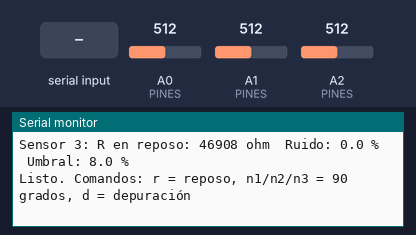
This sketch was run on a simulated Arduino Uno, built with avr-gcc and run on an emulated ATmega328P. Parts: the last lines printed to the serial monitor. The inputs (shaded band) are chosen by the test bench; at power-on: A0 (PINES) = 512, A1 (PINES) = 512, A2 (PINES) = 512.

Above: at 6.3 s.
6.4 s: A0 (PINES) set to 716
At 6.85 s:
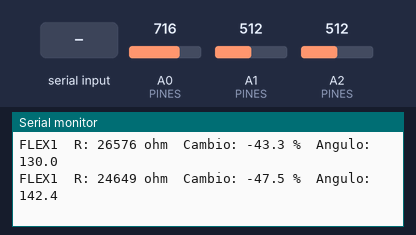
8.3 s: A1 (PINES) set to 716
At 8.34 s:
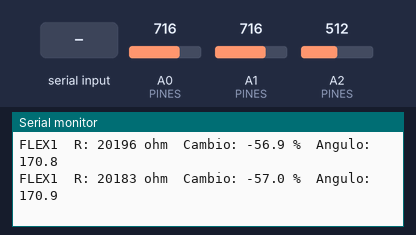
11.3 s: A2 (PINES) set to 306
At 12.3 s:
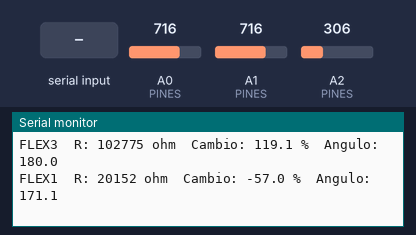
14.3 s: "d90\n" received over Serial
17.3 s: "d,45\n" received over Serial
20.3 s: A0 (PINES) set to 900
At 21.4 s:
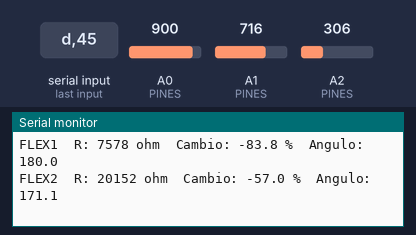
Timing chart, 0 to 23.3 s (numbered marks = the images above; inputs shaded):
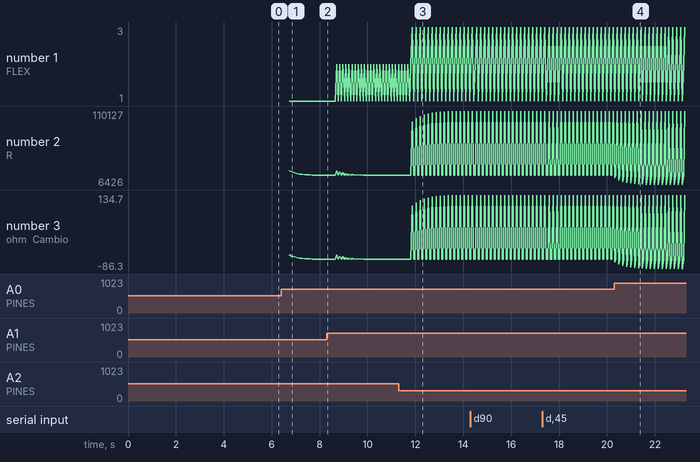

Measured:
- after the input at 6.4 s, the serial monitor: prints a new line after 0.34 s (image 1)
- after the input at 11.3 s, the serial monitor: prints a new line after 0.57 s (image 3)
- after the input at 20.3 s, the serial monitor: prints a new line at once (image 4)
- plotted number 1: 1 → 2 after the input at 8.3 s

The sketch:

flex_3_sensores.ino
```cpp
// Lectura de 3 sensores flex 2.2" en Arduino Uno
// Conexión (cada sensor): 5V -> Flex -> nodo -> 47k -> GND ; nodo -> A0 / A1 / A2
//
// Al arrancar mide la resistencia de cada sensor RECTO y su ruido
// (no los toques durante ~3 s) y luego solo imprime los que se flexionan.
//
// Comandos por monitor serial (escribe y Enter):
//   r  -> recalibrar reposo de los 3 sensores (todos rectos)
//   n1 -> guardar la posición actual del sensor 1 como 90° (igual n2, n3)
//   d  -> activar/desactivar modo depuración (imprime todas las lecturas)

#include <EEPROM.h>

const int NUM_SENSORES = 3;
const int PINES[NUM_SENSORES] = { A0, A1, A2 };

const float VCC = 5.0;            // Voltaje de alimentación
const float R_DIV = 47000.0;      // Resistencia fija del divisor (medila con multímetro y ponla aquí)

// % de cambio de resistencia a 90° si aún no se ha calibrado con 'n'
const float CAMBIO_90_DEFECTO = 30.0;

// Detección de flexión (porcentaje de cambio respecto a la resistencia en reposo)
const float UMBRAL_MIN    = 8.0;  // % mínimo para considerar flexión
const float UMBRAL_MAX    = 12.0; // % máximo (tope aunque el ruido sea alto)
const float FACTOR_RUIDO  = 3.0;  // El umbral será FACTOR_RUIDO veces el ruido (desviación estándar)
const int   CONFIRMAR     = 4;    // Lecturas seguidas sobre el umbral para confirmar flexión

const int   MUESTRAS      = 16;   // Promedio de lecturas por ciclo
const float ALFA          = 0.3;  // Filtro exponencial (0..1, menor = más suave)
const float ALFA_REPOSO   = 0.01; // Velocidad con la que se reajusta el reposo (deriva lenta)

const int   EEPROM_DIR    = 0;    // Dirección donde se guarda la calibración de 90°
const long  EEPROM_FIRMA  = 0x464C5833; // "FLX3": indica que hay calibración válida

struct Calibracion {
  long firma;
  float cambio90[NUM_SENSORES];   // % de cambio de resistencia a 90° (puede ser negativo)
};

struct Sensor {
  int pin;
  float rReposo;                  // Resistencia del sensor recto
  float cambio90;
  float umbralOn;                 // Umbral calculado en la calibración
  float umbralOff;
  float rFiltrada;
  bool flexionando;
  int contador;
};

Sensor sensores[NUM_SENSORES];
bool depurar = false;

float adcAResistencia(float adc) {
  if (adc < 1) adc = 1;           // Evita división entre cero
  float voltaje = adc * VCC / 1023.0;
  return R_DIV * (VCC / voltaje - 1.0);
}

float leerResistencia(int pin, int muestras) {
  // Al cambiar de canal el ADC necesita estabilizarse: se descartan las primeras lecturas
  analogRead(pin);
  delayMicroseconds(100);
  analogRead(pin);
  long suma = 0;
  for (int i = 0; i < muestras; i++) {
    suma += analogRead(pin);
    delay(1);
  }
  return adcAResistencia((float)suma / muestras);
}

void guardarCalibracion() {
  Calibracion cal;
  cal.firma = EEPROM_FIRMA;
  for (int i = 0; i < NUM_SENSORES; i++) cal.cambio90[i] = sensores[i].cambio90;
  EEPROM.put(EEPROM_DIR, cal);
}

void cargarCalibracion() {
  Calibracion cal;
  EEPROM.get(EEPROM_DIR, cal);
  bool valida = (cal.firma == EEPROM_FIRMA);

  for (int i = 0; i < NUM_SENSORES; i++) {
    float c = cal.cambio90[i];
    Serial.print("Sensor ");
    Serial.print(i + 1);
    if (valida && !isnan(c) && c != 0) {
      sensores[i].cambio90 = c;
      Serial.print(": calibración 90 grados cargada: ");
      Serial.print(c, 1);
      Serial.println(" %");
    } else {
      sensores[i].cambio90 = CAMBIO_90_DEFECTO;
      Serial.print(": sin calibración de 90 grados, dobla a 90 y envía 'n");
      Serial.print(i + 1);
      Serial.println("'");
    }
  }
}

void calibrarReposo() {
  Serial.println("Calibrando... deja los sensores RECTOS y sin tocar los cables");
  delay(1000);

  // Mide reposo y ruido (desviación estándar: un pico aislado no la dispara)
  float suma[NUM_SENSORES] = { 0 };
  float sumaCuad[NUM_SENSORES] = { 0 };
  const int N = 50;
  for (int n = 0; n < N; n++) {
    for (int i = 0; i < NUM_SENSORES; i++) {
      float r = leerResistencia(sensores[i].pin, MUESTRAS);
      suma[i] += r;
      sumaCuad[i] += r * r;
    }
    delay(20);
  }

  for (int i = 0; i < NUM_SENSORES; i++) {
    Sensor &s = sensores[i];
    s.rReposo = suma[i] / N;
    s.rFiltrada = s.rReposo;
    s.flexionando = false;
    s.contador = 0;

    float desv = sqrt(max(0.0, sumaCuad[i] / N - s.rReposo * s.rReposo));
    float ruido = desv * 100.0 / s.rReposo;          // % de variación sin tocar
    s.umbralOn = constrain(ruido * FACTOR_RUIDO, UMBRAL_MIN, UMBRAL_MAX);
    s.umbralOff = s.umbralOn * 0.6;

    Serial.print("Sensor ");
    Serial.print(i + 1);
    Serial.print(": R en reposo: ");
    Serial.print(s.rReposo, 0);
    Serial.print(" ohm  Ruido: ");
    Serial.print(ruido, 1);
    Serial.print(" %  Umbral: ");
    Serial.print(s.umbralOn, 1);
    Serial.println(" %");

    if (ruido * FACTOR_RUIDO > UMBRAL_MAX) {
      Serial.print("AVISO: ruido alto en sensor ");
      Serial.print(i + 1);
      Serial.println(", revisa cables/contactos (puede dar falsas lecturas)");
    }
  }
}

void calibrar90(int i) {
  Sensor &s = sensores[i];
  float r = leerResistencia(s.pin, 64);
  float cambio = (r - s.rReposo) * 100.0 / s.rReposo;
  if (abs(cambio) < s.umbralOn) {
    Serial.print("Sensor ");
    Serial.print(i + 1);
    Serial.print(": cambio muy pequeño, dobla más el sensor y vuelve a enviar 'n");
    Serial.print(i + 1);
    Serial.println("'");
    return;
  }
  s.cambio90 = cambio;
  guardarCalibracion();

  Serial.print("Sensor ");
  Serial.print(i + 1);
  Serial.print(": 90 grados guardado: R = ");
  Serial.print(r, 0);
  Serial.print(" ohm  Cambio = ");
  Serial.print(s.cambio90, 1);
  Serial.println(" %");
}

void leerComandos() {
  if (!Serial.available()) return;

  String cmd = Serial.readStringUntil('\n');   // Funciona con o sin fin de línea (timeout)
  cmd.trim();
  cmd.toLowerCase();
  if (cmd.length() == 0) return;

  char c = cmd.charAt(0);
  if (c == 'r') {
    calibrarReposo();
  } else if (c == 'd') {
    depurar = !depurar;
    Serial.println(depurar ? "Depuración ON" : "Depuración OFF");
  } else if (c == 'n') {
    int num = cmd.length() > 1 ? cmd.charAt(1) - '0' : 0;
    if (num >= 1 && num <= NUM_SENSORES) {
      calibrar90(num - 1);
    } else {
      Serial.println("Indica el sensor: n1, n2 o n3");
    }
  }
}

void actualizarSensor(int i) {
  Sensor &s = sensores[i];

  float r = leerResistencia(s.pin, MUESTRAS);
  s.rFiltrada = s.rFiltrada + ALFA * (r - s.rFiltrada);

  float cambio = (s.rFiltrada - s.rReposo) * 100.0 / s.rReposo;   // % de cambio

  if (!s.flexionando) {
    if (abs(cambio) >= s.umbralOn) {
      s.contador++;
      if (s.contador >= CONFIRMAR) {
        s.flexionando = true;
        s.contador = 0;
      }
    } else {
      s.contador = 0;
      // Sin flexión: sigue lentamente la deriva del sensor
      s.rReposo = s.rReposo + ALFA_REPOSO * (s.rFiltrada - s.rReposo);
    }
  } else if (abs(cambio) < s.umbralOff) {
    s.flexionando = false;
    Serial.print("-- Sensor ");
    Serial.print(i + 1);
    Serial.println(" recto --");
  }

  if (s.flexionando || depurar) {
    // Proporcional al cambio medido a 90° (funciona en cualquier dirección de doblado)
    float angulo = abs(cambio) * 90.0 / abs(s.cambio90);
    angulo = constrain(angulo, 0, 180);

    Serial.print(s.flexionando ? "FLEX" : "    ");
    Serial.print(i + 1);
    Serial.print("  R: ");
    Serial.print(s.rFiltrada, 0);
    Serial.print(" ohm  Cambio: ");
    Serial.print(cambio, 1);
    Serial.print(" %  Angulo: ");
    Serial.println(angulo, 1);
  }
}

void setup() {
  Serial.begin(9600);
  Serial.setTimeout(50);

  for (int i = 0; i < NUM_SENSORES; i++) sensores[i].pin = PINES[i];

  cargarCalibracion();
  calibrarReposo();
  Serial.println("Listo. Comandos: r = reposo, n1/n2/n3 = 90 grados, d = depuración");
}

void loop() {
  leerComandos();

  for (int i = 0; i < NUM_SENSORES; i++) actualizarSensor(i);

  delay(50);
}
```
